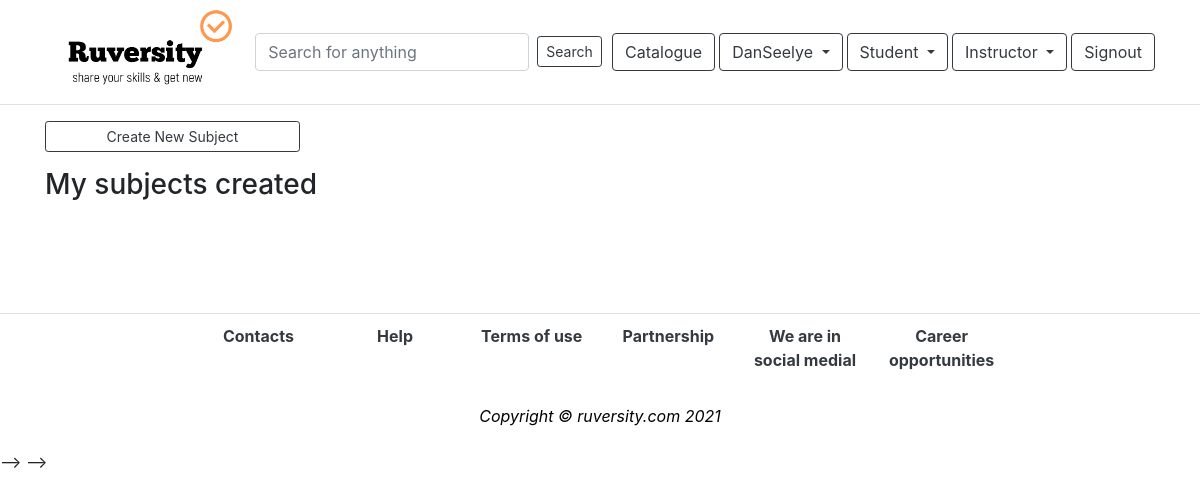
/workshop/studio (signed in), run on an earlier commit of the app's database.
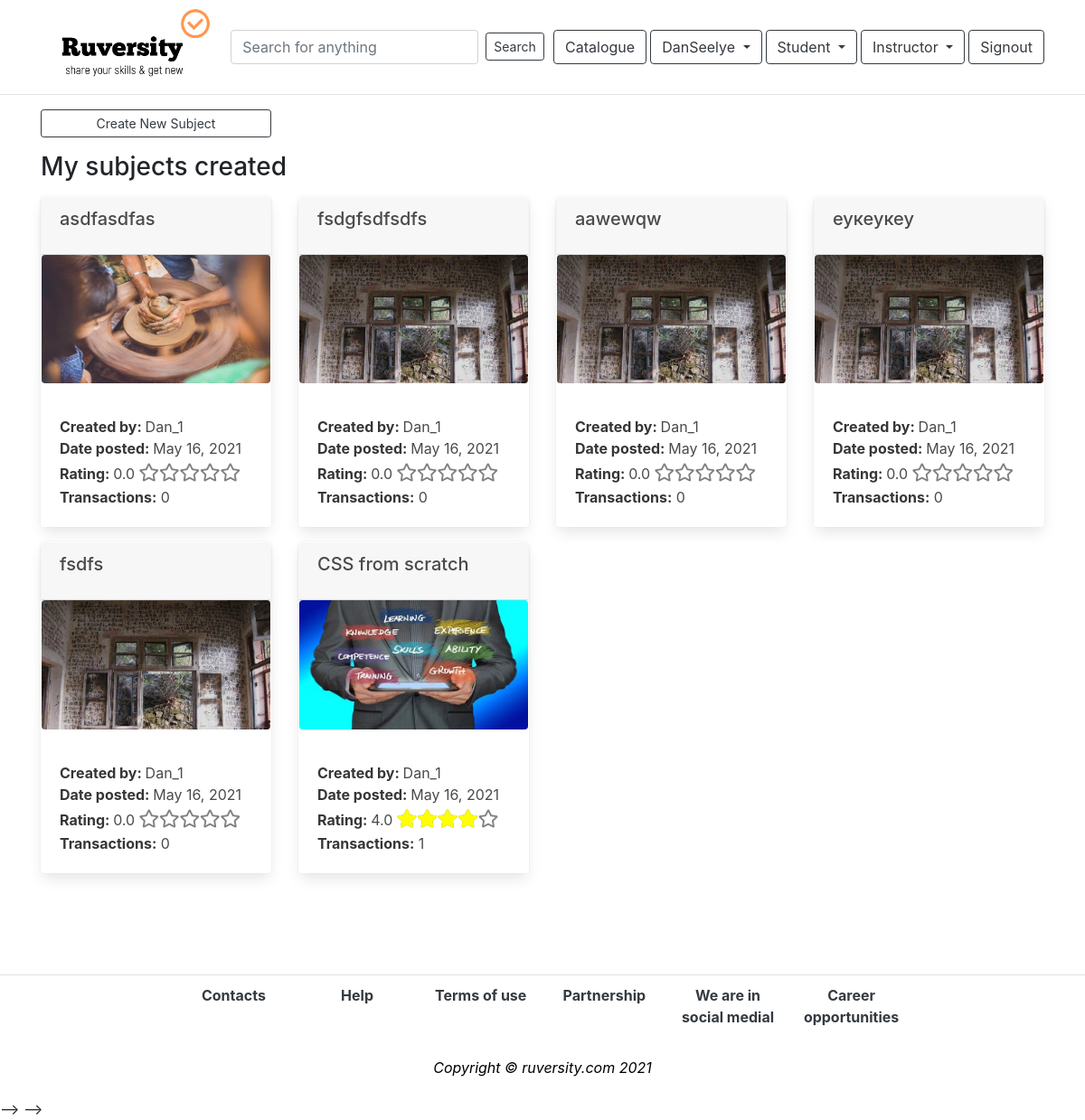
And on a later commit of the database.
### app_content/models.py (models this page shows, shortened)
class MainSubject(models.Model):
    category = models.ForeignKey(Category, on_delete=models.DO_NOTHING)
    title = models.CharField(max_length=100)
    description = models.TextField(null=True)
    prerequisite = models.TextField(null=True)
    date_posted = models.DateField(auto_now_add=True)
    thumbnail_file = models.FileField(upload_to='uploads')
    author = models.ForeignKey(User, on_delete=models.DO_NOTHING)
    price = models.ForeignKey(Price, on_delete=models.DO_NOTHING)
    language = models.ForeignKey(Language, on_delete=models.DO_NOTHING)
    percent = models.CharField(max_length=50, default='0%')
    total = models.IntegerField(default=0)  # Общее число баллов
    quantity = models.IntegerField(default=0)  # Кол-во оценок
    av_rating = models.DecimalField(max_digits=3, decimal_places=1, default=0)  # average rating
    transactions = models.IntegerField(default=0)#counter
    reviews = models.IntegerField(default=0)#counter
    ready = models.BooleanField(default=False)
    checked = models.BooleanField(default=False)
    blocked = models.BooleanField(default=False)
    discount_programs = models.BooleanField(default=True)
    length = models.DecimalField(max_digits=5, decimal_places=2, default=0)

### app_workshop/views.py (the view)
# urls.py: path('studio', views.studio, name='studio'),
def studio(request):
    if request.user.is_authenticated:
        if Author.objects.filter(user=request.user).exists():
            author = Author.objects.get(user=request.user)
            subjects = MainSubject.objects.filter(author=request.user.id)
            paginator = Paginator(subjects, 8)
            page = request.GET.get('page')
            subjects_paged = paginator.get_page(page)
            context = {
                'subjects': subjects_paged,
                'author': author
            }
            return render(request, 'workshop/studio.html', context)
        else:
            return render(request, 'workshop/studio.html')
    else:
        return redirect('login')

### templates/workshop/studio.html (shortened to what this page needs)
{% extends "base.html" %}
{% block content %}
{% load humanize %}
<div class="container">
{% if author.user != request.user %}
<div class="row mt-5">
    <div class="col-6">
    <form action="{% url 'create_author_page' %}" method="POST" enctype="multipart/form-data">
                {% csrf_token %}
            <div class="form-row">
                <div class="col-3">
                    <label for="description" >You background</label>
                </div>
                <div class="col">
                    <textarea class='form-control' id="background" rows='3' minlength='120' maxlength='180' name="background" required placeholder='Please, tell us a few words about yourself & your professional background'></textarea>
                </div>
            </div>
            <div class="form-row mt-4">
                <div class="col-3">
                <label for="photo">Your photo</label>
            </div>
            <div class="col">
                <p>
                Load a thumbnail file in jpg, jpeg, png or bmp format. Minimum required dimensions: 750 x 422 pixels. Always keep aspect ratio of 16 by 9. You may use stock images but we recommend you hire a professional web designer to create an image for your thumbnail.
                </p>
                <input type="file" id="photo" class='form-control' name="photo" required>
            </div>
            </div>
            <div class="row mt-4">
                <div class="col-3"></div>
            <div class="col">
                <input type="submit" value="Submit" class="btn btn-sm btn-block btn-outline-dark">
            </div>
            </div>
            </form>
</div>
</div>
{% else %}
<div class="row mt-3">
    <div class="col-3">
        <a href="{% url 'create_new_subject'  %}">
            <input type="submit" value="Create New Subject" class='btn btn-sm btn-block btn-outline-dark'>
        </a>
    </div>
</div>
    <p><h3>My subjects created</h3></p>
    <div class="row">
        {% for subject in subjects %}
        <div class="col-sm-3">
            <div class="card mb-3" style="border-color: transparent;">
                <div class="card-header"  style='height:4rem'>
                    <h5>{{subject.title}}</h5>
                </div>
                <a href="{% url 'edit_subject' subject.id %}">
                    <figure class="image is-16by9">
                        <img src="{{subject.thumbnail_file.url}}" alt="Placeholder image" class='rounded-2 img-fluid'>
                    </figure>
                </a>
                    <div class="card-body">
                        <div class="row">
                            <div class="col"><strong>Created by: </strong>{{subject.author}}</div>
                        </div>
                        <div class="row">
                            <div class="col"><strong>Date posted: </strong>{{subject.date_posted}}</div>
                        </div>
                    <div class="row">
                        <div class="col">
                            <strong>
                                Rating:
                            </strong> {{subject.av_rating}}
                            <div class="stars-outer">
                                <div class="stars-inner" style="width: {{subject.percent}}"></div>
                            </div>
                        </div>
                    </div>
                    <div class="row">
                        <div class="col">
                            <strong>Transactions:</strong> {{subject.transactions}}
                        </div>
                    </div>
                </div>
            </div>
        </div>
    {% endfor %}
</div>
{% endif %}
</div>
{% endblock %}

What changed in the data, as far as the page shows it:
added MainSubject: title "asdfasdfas", thumbnail_file (picture), author "Dan_1", date_posted "May 16, 2021", av_rating "0.0", transactions "0"
added MainSubject: title "fsdgfsdfsdfs", thumbnail_file (picture), author "Dan_1", date_posted "May 16, 2021", av_rating "0.0", transactions "0"
added MainSubject: title "aawewqw", thumbnail_file (picture), author "Dan_1", date_posted "May 16, 2021", av_rating "0.0", transactions "0"
added MainSubject: title "еукеукеу", thumbnail_file (picture), author "Dan_1", date_posted "May 16, 2021", av_rating "0.0", transactions "0"
added MainSubject: title "fsdfs", thumbnail_file (picture), author "Dan_1", date_posted "May 16, 2021", av_rating "0.0", transactions "0"
added MainSubject: title "CSS from scratch", thumbnail_file (picture), author "Dan_1", date_posted "May 16, 2021", av_rating "4.0", transactions "1"
